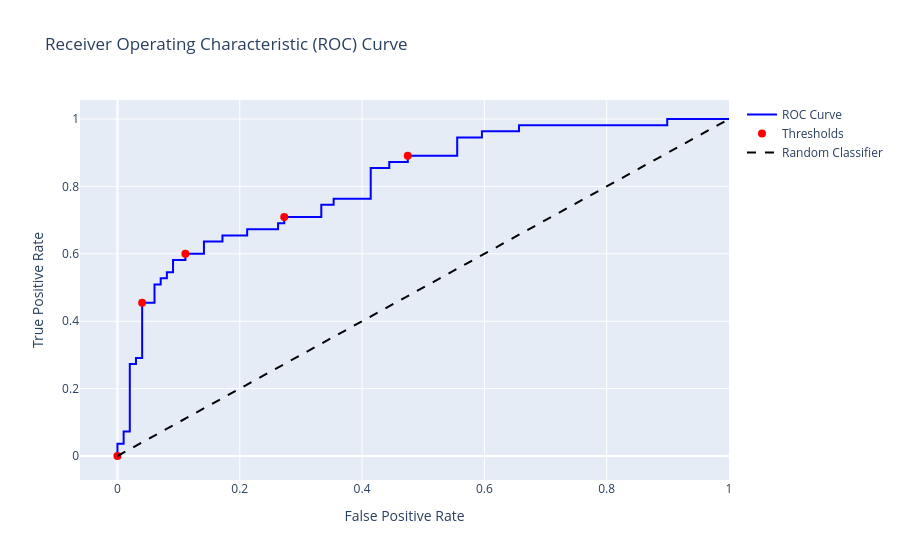

Here is the notebook cell this chart was saved with:
### Code cell
import plotly.graph_objects as go
import numpy as np

trace0=go.Scatter(x=fpr, y=tpr, mode='lines', name='ROC Curve', line=dict(color='blue'))    
n=10
indices=np.arange(len(thresholds))%n==0
trace1=go.Scatter(x=fpr[indices], y=tpr[indices], mode='markers', name='Thresholds', marker=dict(color='red', size=8), text=[f'Threshold: {threshold:.2f}' for threshold in thresholds[indices]], hoverinfo='text')

trace2=go.Scatter(x=[0, 1], y=[0, 1], mode='lines', name='Random Classifier', line=dict(color='black', dash='dash'))
data=[trace0, trace1, trace2]
layout=go.Layout(title='Receiver Operating Characteristic (ROC) Curve', xaxis=dict(title='False Positive Rate'), yaxis=dict(title='True Positive Rate'), showlegend=True)
fig=go.Figure(data=data, layout=layout)
fig.show()

### Figure 1 — Plotly figure (JSON) as saved in the notebook; plotly's stock layout.template omitted (floating-point values rounded to 4 significant figures)
{"data": [{"line": {"color": "blue"}, "mode": "lines", "name": "ROC Curve", "type": "scatter", "x": [0.0, 0.0, 0.0, 0.0101, 0.0101, 0.0202, 0.0202, 0.0303, 0.0303, 0.0404, 0.0404, 0.06061, 0.06061, 0.07071, 0.07071, 0.08081, 0.08081, 0.09091, 0.09091, 0.1111, 0.1111, 0.1414, 0.1414, 0.1717, 0.1717, 0.2121, 0.2121, 0.2626, 0.2626, 0.2727, 0.2727, 0.3333, 0.3333, 0.3535, 0.3535, 0.4141, 0.4141, 0.4444, 0.4444, 0.4747, 0.4747, 0.5556, 0.5556, 0.596, 0.596, 0.6566, 0.6566, 0.899, 0.899, 1.0], "y": [0.0, 0.01818, 0.03636, 0.03636, 0.07273, 0.07273, 0.2727, 0.2727, 0.2909, 0.2909, 0.4545, 0.4545, 0.5091, 0.5091, 0.5273, 0.5273, 0.5455, 0.5455, 0.5818, 0.5818, 0.6, 0.6, 0.6364, 0.6364, 0.6545, 0.6545, 0.6727, 0.6727, 0.6909, 0.6909, 0.7091, 0.7091, 0.7455, 0.7455, 0.7636, 0.7636, 0.8545, 0.8545, 0.8727, 0.8727, 0.8909, 0.8909, 0.9455, 0.9455, 0.9636, 0.9636, 0.9818, 0.9818, 1.0, 1.0]}, {"hoverinfo": "text", "marker": {"color": "red", "size": 8}, "mode": "markers", "name": "Thresholds", "text": ["Threshold: inf", "Threshold: 0.73", "Threshold: 0.61", "Threshold: 0.38", "Threshold: 0.20"], "type": "scatter", "x": [0.0, 0.0404, 0.1111, 0.2727, 0.4747], "y": [0.0, 0.4545, 0.6, 0.7091, 0.8909]}, {"line": {"color": "black", "dash": "dash"}, "mode": "lines", "name": "Random Classifier", "type": "scatter", "x": [0, 1], "y": [0, 1]}], "layout": {"showlegend": true, "title": {"text": "Receiver Operating Characteristic (ROC) Curve"}, "xaxis": {"title": {"text": "False Positive Rate"}}, "yaxis": {"title": {"text": "True Positive Rate"}}}}
